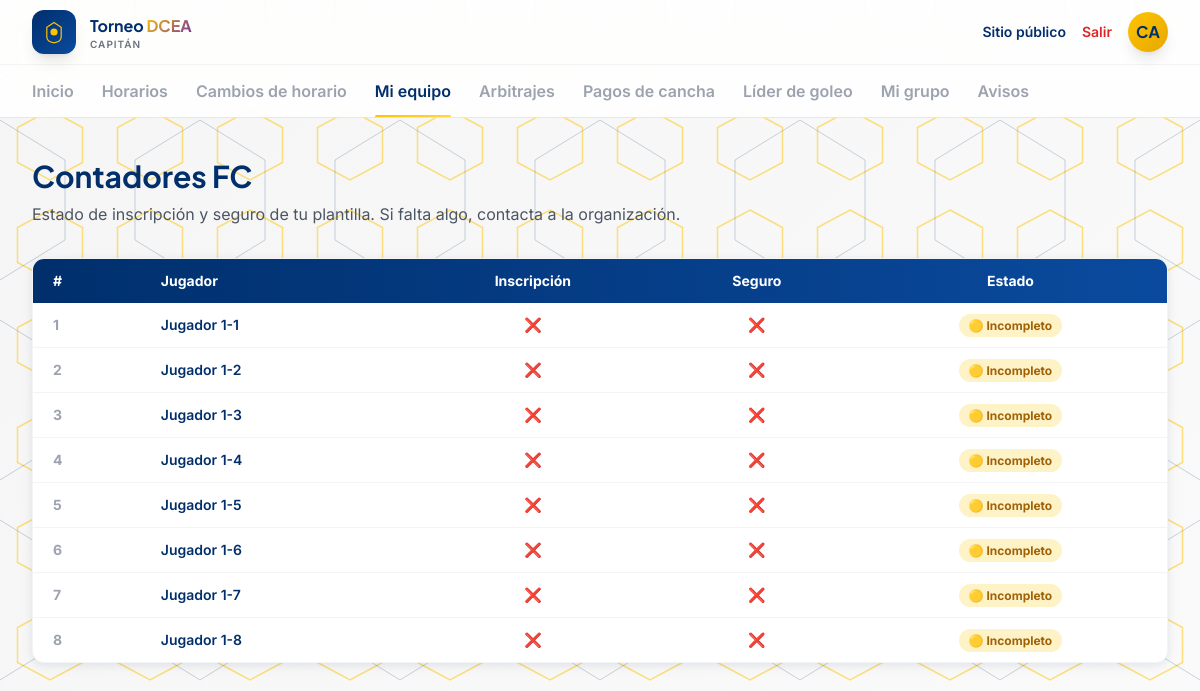
Screenshot of /capitan/mi-equipo (signed in) with the database file from the repository.
### app/models/usuarios.py (models this page shows, shortened)
class Usuario(UserMixin, db.Model):
    __tablename__ = "usuarios"
    id = db.Column(db.Integer, primary_key=True)
    nombre = db.Column(db.String(120), nullable=False)
    email = db.Column(db.String(150), unique=True, nullable=False)
    password_hash = db.Column(db.String(255), nullable=False)
    rol = db.Column(db.String(30), nullable=False)  # organizador, ayudante, capitan

### app/models/equipos.py (models this page shows, shortened)
class Equipo(db.Model):
    __tablename__ = "equipos"
    id = db.Column(db.Integer, primary_key=True)
    organizacion_id = db.Column(db.Integer, db.ForeignKey("organizaciones.id"), nullable=False)
    nombre = db.Column(db.String(120), nullable=False)
    escudo_url = db.Column(db.String(300))
    capitan_id = db.Column(db.Integer, db.ForeignKey("usuarios.id"))
    inscripciones = db.relationship("Inscripcion", backref="equipo", lazy=True)
    rosters = db.relationship("Roster", backref="equipo", lazy=True)

class Roster(db.Model):
    __tablename__ = "rosters"
    id = db.Column(db.Integer, primary_key=True)
    jugador_id = db.Column(db.Integer, db.ForeignKey("jugadores.id"), nullable=False)
    equipo_id = db.Column(db.Integer, db.ForeignKey("equipos.id"), nullable=False)
    temporada_id = db.Column(db.Integer, db.ForeignKey("temporadas.id"), nullable=False)
    numero_playera = db.Column(db.Integer)
    posicion = db.Column(db.String(50))
    inscripcion_pagada = db.Column(db.Boolean, default=False)
    seguro_pagado = db.Column(db.Boolean, default=False)
    def documentacion_completa(self):
        return bool(self.inscripcion_pagada and self.seguro_pagado)

class Jugador(db.Model):
    __tablename__ = "jugadores"
    id = db.Column(db.Integer, primary_key=True)
    usuario_id = db.Column(db.Integer, db.ForeignKey("usuarios.id"))
    nombre = db.Column(db.String(120), nullable=False)
    foto_url = db.Column(db.String(300))
    fecha_nacimiento = db.Column(db.Date)
    rosters = db.relationship("Roster", backref="jugador", lazy=True)

### app/routes/capitan.py (the view)
@capitan_bp.route("/mi-equipo")
@login_required
@requiere_rol("capitan")
def mi_equipo():
    equipo = _mi_equipo()
    temporada = Temporada.query.first()
    rosters = equipo.rosters
    return render_template("capitan/mi_equipo.html", equipo=equipo, rosters=rosters)

### app/routes/capitan.py (called while the page is built)
def _mi_equipo():
    return Equipo.query.filter_by(capitan_id=current_user.id).first()

### app/utils.py (called while the page is built)
def requiere_rol(*roles):
    def decorator(f):
        @wraps(f)
        def wrapped(*args, **kwargs):
            if not current_user.is_authenticated or current_user.rol not in roles:
                abort(403)
            return f(*args, **kwargs)
        return wrapped
    return decorator

### app/templates/capitan/mi_equipo.html (shortened to what this page needs)
{% extends "capitan/base.html" %}
{% block content %}
<h1 class="font-display text-3xl font-bold text-navy mb-2">{{ equipo.nombre }}</h1>
<p class="text-gray-600 mb-8">Estado de inscripción y seguro de tu plantilla. Si falta algo, contacta a la organización.</p>
<div class="bg-white rounded-xl shadow-card border border-gray-100 overflow-hidden">
  <table class="w-full text-sm">
    <thead>
      <tr class="bg-gradient-to-r from-navy to-navy-light text-white">
        <th class="py-3 px-5 text-left font-bold">#</th>
        <th class="py-3 px-5 text-left font-bold">Jugador</th>
        <th class="py-3 px-5 text-center font-bold">Inscripción</th>
        <th class="py-3 px-5 text-center font-bold">Seguro</th>
        <th class="py-3 px-5 text-center font-bold">Estado</th>
      </tr>
    </thead>
    <tbody class="divide-y divide-gray-100">
      {% for r in rosters %}
        <tr class="hover:bg-gray-50/70">
          <td class="py-3 px-5 text-gray-400 font-bold">{{ r.numero_playera or '-' }}</td>
          <td class="py-3 px-5 font-semibold text-navy">{{ r.jugador.nombre }}</td>
          <td class="py-3 px-5 text-center">{{ '✅' if r.inscripcion_pagada else '❌' }}</td>
          <td class="py-3 px-5 text-center">{{ '✅' if r.seguro_pagado else '❌' }}</td>
          <td class="py-3 px-5 text-center">
            {% if r.documentacion_completa() %}
              <span class="badge-green text-xs font-bold px-2.5 py-1 rounded-full">🟢 Habilitado</span>
            {% else %}
              <span class="badge-yellow text-xs font-bold px-2.5 py-1 rounded-full">🟡 Incompleto</span>
            {% endif %}
          </td>
        </tr>
      {% else %}
        <tr><td colspan="5" class="py-8 px-5 text-center text-gray-400">Sin jugadores registrados.</td></tr>
      {% endfor %}
    </tbody>
  </table>
</div>
{% endblock %}

### app/templates/capitan/base.html (shortened to what this page needs)
<!DOCTYPE html>
<html lang="es">
<head>
<script src="https://cdn.tailwindcss.com"></script>
</head>
<body>
<header class="sticky top-0 z-40 bg-white/85 backdrop-blur-xl border-b border-gray-200">
  <div class="max-w-7xl mx-auto px-5 sm:px-8 h-16 flex items-center justify-between">
    <a href="{{ url_for('capitan.panel') }}" class="flex items-center gap-3.5">
      <div class="w-11 h-11 rounded-xl bg-gradient-to-br from-navy to-navy-light flex items-center justify-center shadow-lg">
        <svg width="24" height="24" viewBox="0 0 40 40" fill="none">
          <path d="M20 4 L32 12 V28 C32 34 28 37 20 38 C12 37 8 34 8 28 V12 Z" stroke="#FFC400" stroke-width="2" fill="none"/>
          <circle cx="20" cy="20" r="6" fill="#FFC400"/>
        </svg>
      </div>
      <div class="leading-tight">
        <p class="font-display font-bold text-navy text-[15px] sm:text-base">Torneo <span class="gradient-accent">DCEA</span></p>
        <p class="text-[10px] text-gray-500 tracking-widest uppercase font-semibold hidden sm:block">Capitán</p>
      </div>
    </a>
    <div class="flex items-center gap-4">
      <a href="{{ url_for('public.home') }}" class="text-sm font-semibold text-navy hover:text-gold hidden sm:inline">Sitio público</a>
      <a href="{{ url_for('capitan.logout') }}" class="text-sm font-semibold text-red-600 hover:text-red-800">Salir</a>
      <div class="w-10 h-10 rounded-full bg-gradient-to-br from-gold to-gold-dark text-navy font-display font-bold flex items-center justify-center shadow-lg">
        {{ current_user.nombre[:2].upper() if current_user.is_authenticated else '' }}
      </div>
    </div>
  </div>
  <nav class="max-w-7xl mx-auto px-5 sm:px-8 flex gap-7 border-t border-gray-100 overflow-x-auto">
    {% macro navlink(endpoint, label) %}
      <a href="{{ url_for(endpoint) }}" class="tab-link {{ 'active' if request.endpoint == endpoint }}">{{ label }}</a>
    {% endmacro %}
    {{ navlink('capitan.panel', 'Inicio') }}
    {{ navlink('capitan.disponibilidad', 'Horarios') }}
    {{ navlink('capitan.solicitudes', 'Cambios de horario') }}
    {{ navlink('capitan.mi_equipo', 'Mi equipo') }}
    {{ navlink('capitan.arbitrajes', 'Arbitrajes') }}
    {{ navlink('capitan.pagos_cancha', 'Pagos de cancha') }}
    {{ navlink('capitan.goleadores', 'Líder de goleo') }}
    {{ navlink('capitan.mi_grupo', 'Mi grupo') }}
    {{ navlink('capitan.avisos', 'Avisos') }}
  </nav>
</header>
<main class="max-w-7xl mx-auto px-5 sm:px-8 py-10">
  {% block content %}{% endblock %}
</main>
</body>
</html>

### app/templates/capitan/base.html (style rules this page uses)
* { box-sizing: border-box; }
body { font-family: 'Inter', sans-serif; min-height: 100vh; position: relative; background: linear-gradient(135deg, #F5F5F5 0%, #FAFAFA 100%); overflow-x: hidden; }
body::before { content: ''; position: fixed; top: 0; left: 0; width: 100%; height: 100%; z-index: -2; background-repeat: repeat; background-size: 100px 100px; pointer-events: none; }
body::after { content: ''; position: fixed; top: 0; left: 0; width: 100%; height: 100%; z-index: -2; background-repeat: repeat; background-size: 200px 200px; background-position: 100px 100px; pointer-events: none; }
main { position: relative; z-index: 1; }
.font-display { font-family: 'Plus Jakarta Sans', sans-serif; }
.tab-link { position: relative; font-weight: 600; color: #9CA3AF; padding: 14px 0; white-space: nowrap; }
.tab-link.active { color: #002F6C; }
.tab-link.active::after { content: ''; position: absolute; left: 0; right: 0; bottom: -1px; height: 3px; background: linear-gradient(90deg, #FFC400, #FFD740); border-radius: 2px; }
.badge-yellow { background: #FEF3C7; color: #A16207; }
.gradient-accent { background: linear-gradient(135deg, #FFC400, #7030A0); -webkit-background-clip: text; -webkit-text-fill-color: transparent; background-clip: text; }

### rows the page displays
Usuario: nombre "CA"
Equipo: nombre "Contadores FC"
Roster: numero_playera "1", jugador.nombre "Jugador 1-1", inscripcion_pagada "❌", seguro_pagado "❌", shows "🟡 Incompleto"
Roster: numero_playera "2", jugador.nombre "Jugador 1-2", inscripcion_pagada "❌", seguro_pagado "❌", shows "🟡 Incompleto"
Roster: numero_playera "3", jugador.nombre "Jugador 1-3", inscripcion_pagada "❌", seguro_pagado "❌", shows "🟡 Incompleto"
Roster: numero_playera "4", jugador.nombre "Jugador 1-4", inscripcion_pagada "❌", seguro_pagado "❌", shows "🟡 Incompleto"
Roster: numero_playera "5", jugador.nombre "Jugador 1-5", inscripcion_pagada "❌", seguro_pagado "❌", shows "🟡 Incompleto"
Roster: numero_playera "6", jugador.nombre "Jugador 1-6", inscripcion_pagada "❌", seguro_pagado "❌", shows "🟡 Incompleto"
Roster: numero_playera "7", jugador.nombre "Jugador 1-7", inscripcion_pagada "❌", seguro_pagado "❌", shows "🟡 Incompleto"
Roster: numero_playera "8", jugador.nombre "Jugador 1-8", inscripcion_pagada "❌", seguro_pagado "❌", shows "🟡 Incompleto"

### other values shown
{{ label }} "Inicio Horarios Cambios de horario Mi equipo Arbitrajes Pagos de cancha Líder de goleo Mi grupo Avisos"
